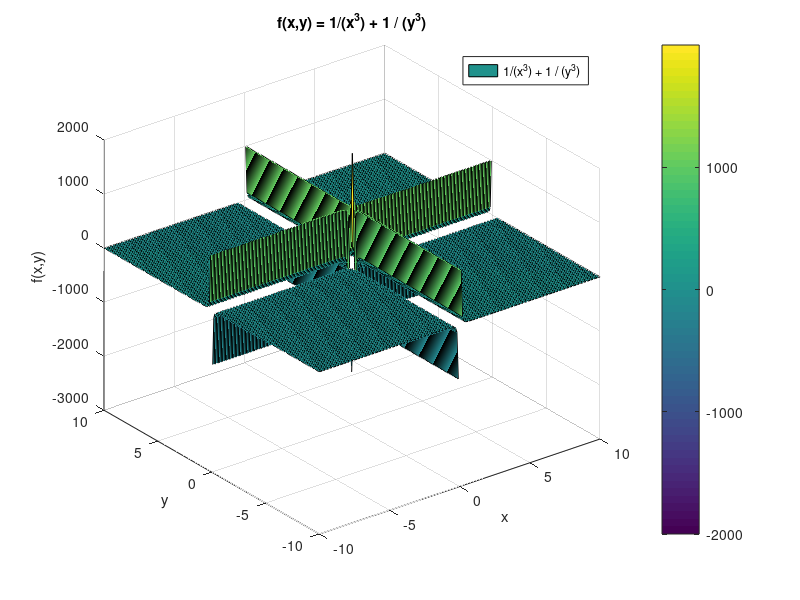

This figure's MATLAB source:
%3D function


%define function
f = @(x, y) 1./(x.^3) + 1./(y.^3);

%define arguments

x = -10:0.1:10;   
y = -10:0.1:10;   

%create matrix
[x_matrix, y_matrix] = meshgrid(x, y);

%compute f(x)
f_z = f(x_matrix, y_matrix);

%build plot
figure;
surf(x_matrix, y_matrix, f_z);

title('f(x,y) = 1/(x^3) + 1 / (y^3)');
legend('1/(x^3) + 1 / (y^3)');
xlabel('x');
ylabel('y');
zlabel('f(x,y)');
colorbar;       

